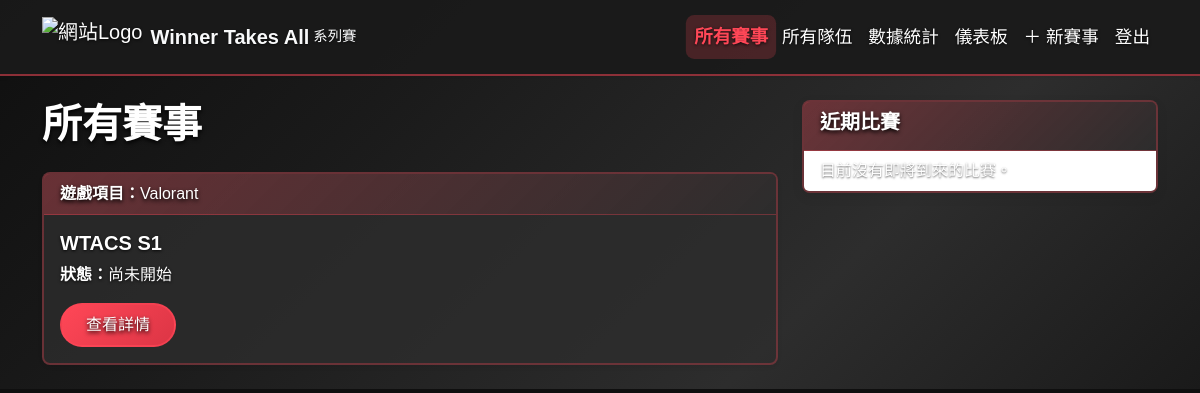
The app's page / (signed in) with its own data.
### tournaments/models.py (models this page shows, shortened)
class Tournament(models.Model):
    class Format(models.TextChoices):
        SINGLE_ELIMINATION = 'single_elimination', '單敗淘汰'
        DOUBLE_ELIMINATION = 'double_elimination', '雙敗淘汰'
        ROUND_ROBIN = 'round_robin', '分組循環'
        SWISS = 'swiss', '瑞士輪'
    name = models.CharField(max_length=200, verbose_name="賽事名稱")
    game = models.CharField(max_length=100, verbose_name="遊戲名稱")
    start_date = models.DateTimeField(default=timezone.now, verbose_name="報名開始日期")
    end_date = models.DateTimeField(verbose_name="賽事結束日期")
    rules = models.TextField(verbose_name="賽事規章")
    status = models.CharField(
        max_length=10,
        choices=[('upcoming', '尚未開始'), ('ongoing', '進行中'), ('finished', '已結束')],
        default='upcoming',
        verbose_name="賽事狀態"
    )
    participants = models.ManyToManyField('Team', related_name='tournaments', blank=True, verbose_name="參賽隊伍")
    format = models.CharField(
        max_length=20,
        choices=Format.choices,
        default=Format.SINGLE_ELIMINATION,
        verbose_name="賽制"
    )

### tournaments/views.py (the view)
# urls.py: path('', views.tournament_list, name='tournament_list'),
def tournament_list(request):
    tournaments = Tournament.objects.all().order_by('-start_date')
    upcoming_matches = Match.objects.select_related(
        'tournament', 'team1', 'team2'
    ).filter(
        status='scheduled',
        match_time__gte=timezone.now()
    ).order_by('match_time')[:5]
    context = {
        'tournaments': tournaments,
        'upcoming_matches': upcoming_matches,
    }
    return render(request, 'tournaments/tournament_list.html', context)

### tournaments/templates/tournaments/tournament_list.html (shortened to what this page needs)
{% extends 'tournaments/base.html' %}
{% block content %}
<div class="row">
    <div class="col-md-8">
        <h1 class="mb-4">所有賽事</h1>
        {% for t in tournaments %}
        <div class="card mb-4 shadow-sm">
            <div class="card-header">
                <strong>遊戲項目：</strong>{{ t.game }}
            </div>
            <div class="card-body">
                <h5 class="card-title">{{ t.name }}</h5>
                <p class="card-text"><strong>狀態：</strong>{{ t.get_status_display }}</p>
                <a href="{% url 'tournament_detail' pk=t.pk %}" class="btn btn-primary">查看詳情</a>
            </div>
        </div>
        {% empty %}
        <div class="alert alert-info" role="alert">
            目前沒有任何賽事。
        </div>
        {% endfor %}
    </div>
    <div class="col-md-4">
        <div class="card">
                     <div class="card-header !bg-dark text-white">
             <h5>近期比賽</h5>
            </div>
            <ul class="list-group list-group-flush">
                {% for match in upcoming_matches %}
                <li class="list-group-item">
                    <a href="{% url 'tournament_detail' pk=match.tournament.pk %}" class="text-decoration-none text-dark">
                        <div class="fw-bold">{{ match.tournament.name }}</div>
                        <small>{{ match.team1.name }} vs {{ match.team2.name }}</small>
                        <div class="text-muted mt-1">{{ match.match_time|date:"Y-m-d H:i" }}</div>
                    </a>
                </li>
                {% empty %}
                <li class="list-group-item">目前沒有即將到來的比賽。</li>
                {% endfor %}
            </ul>
        </div>
    </div>
</div>
{% endblock %}

### tournaments/static/css/custom.css (style rules this page uses)
:root { --primary-color: #1a1a1a; --secondary-color: #2d2d2d; --accent-color: #ff4757; --background-color: #0f0f0f; --surface-color: #2d2d2d; --text-color: #f8f9fa; --text-secondary: #ffffff; --border-color: rgba(255, 71, 87, 0.3); --success-color: #ff4757; --error-color: #ff3742; }
html { background-color: var(--background-color); }
body { font-family: 'Noto Sans TC', sans-serif; background: linear-gradient(135deg, #0f0f0f 0%, #1a1a1a 30%, #2d2d2d 70%, #1a1a1a 100%); color: var(--text-color); background-color: var(--background-color); color: var(--text-color); }
h1, h2, h3, h4, h5 { color: var(--text-color); font-weight: 700; }
.card { background-color: var(--surface-color); border: 1px solid var(--border-color); border-radius: 8px; box-shadow: 0 4px 12px rgba(0,0,0,0.08); transition: all 0.3s ease; }
.card-header { background-color: var(--background-color); border-bottom: 1px solid var(--border-color); font-weight: 500; color: var(--text-color); }
.card-body { color: var(--text-color); }
.card-title { color: var(--primary-color); }
.btn-primary { background-color: var(--primary-color); border-color: var(--primary-color); color: #ffffff; font-weight: 500; border-radius: 50px; padding: 0.5rem 1.5rem; transition: all 0.3s ease; }
h1, h2, h3, h4, h5 { color: #ffffff !important; text-shadow: 0 2px 4px rgba(0, 0, 0, 1) !important; text-rendering: optimizeLegibility !important; -webkit-font-smoothing: antialiased !important; }
.card { background: rgba(45, 45, 45, 0.8) !important; border: 2px solid rgba(255, 71, 87, 0.3) !important; }
.card-header { background: linear-gradient(135deg, rgba(255, 71, 87, 0.3), rgba(45, 45, 45, 0.9)) !important; color: #ffffff !important; text-shadow: 0 2px 4px rgba(0, 0, 0, 1) !important; }
.card-body { color: #ffffff !important; text-shadow: 0 1px 3px rgba(0, 0, 0, 0.8) !important; }
.card-title, .card-text { color: #ffffff !important; text-shadow: 0 1px 3px rgba(0, 0, 0, 0.8) !important; }
.btn, .btn-primary { background: linear-gradient(135deg, #ff4757, #dc3545) !important; border: 2px solid rgba(255, 71, 87, 0.6) !important; color: #ffffff !important; text-shadow: 0 2px 4px rgba(0, 0, 0, 1) !important; }
p, span, div, li { color: #ffffff !important; text-shadow: 0 1px 2px rgba(0, 0, 0, 0.6) !important; }
a { color: #ff4757 !important; }

### records on screen
Tournament: game "Valorant", name "WTACS S1", status "尚未開始"
